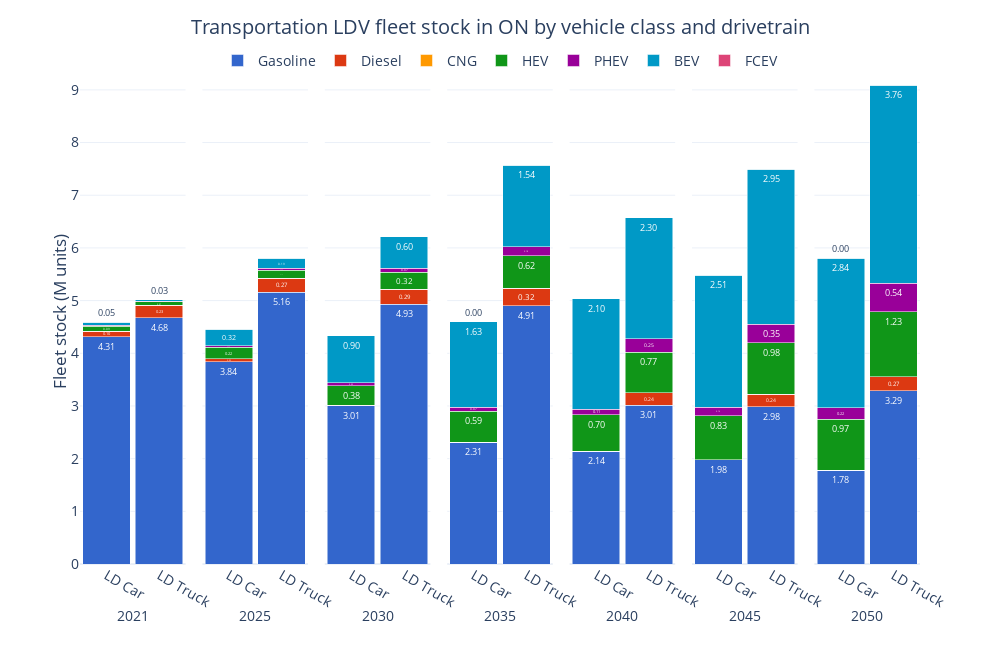

The code cell stored with this chart in its notebook:
### Code cell
ref_fig = ref_trncap[ref_trncap['Vehicle Class'].isin(['LD Car', 'LD Truck'])][['Period', 'Vehicle Class', 'Capacity (M units)', 'Carrier']].groupby(['Period', 'Vehicle Class', 'Carrier'], as_index=False).sum()

ref_fig['Carrier'] = pd.Categorical(ref_fig['Carrier'], categories=drivetrain_order, ordered=True)
ref_fig = ref_fig.sort_values(['Carrier', 'Period'])

fig = px.bar(ref_fig, 
             x='Vehicle Class', 
             y='Capacity (M units)', 
             color='Carrier', 
             barmode='stack', 
             facet_col='Period',
             facet_col_spacing=2E-2,
             template='plotly_white',
             color_discrete_sequence=px.colors.qualitative.G10[:7] + px.colors.qualitative.G10[8:],
             text_auto='.2f',
            #  text='Demand (PJ)_sum'
             width=1000, height=650,
             )

fig.update_layout(title=dict(
        text='Transportation LDV fleet stock in ON by vehicle class and drivetrain',
        x=0.5, 
        y=0.97,
        xanchor='center',
        yanchor='top'
    ),
    xaxis=dict(title='Period'),
    yaxis=dict(title='Fleet stock (M units)',
               dtick=1),
    yaxis_title_standoff=0,
    legend_title_text='',
    bargap=0.1,
    legend=dict(
        orientation='h',  
        yanchor='top',
        y=1.03,  
        xanchor='center',
        x=0.5),
    font=dict(
        # family="Open Sans",
        size=14)
    )

for annotation in fig.layout.annotations:
    annotation.text = annotation.text.split('=')[1]
    annotation.y = -0.08  
    annotation.yanchor = 'top' 

for axis in fig.layout:
    if axis.startswith('yaxis'):
        fig.layout[axis].dtick = 1

for axis in fig.layout:
    if axis.startswith('xaxis'):
        fig.layout[axis].title.text = ''

fig.for_each_trace(lambda trace: trace.update(textfont=dict(size=9)))

fig.show()

### Figure 1 — Plotly figure (JSON) as saved in the notebook; plotly's stock layout.template omitted (floating-point values rounded to 4 significant figures)
{"data": [{"alignmentgroup": "True", "hovertemplate": "Carrier=Gasoline<br>Period=2021<br>Vehicle Class=%{x}<br>Capacity (M units)=%{y}<extra></extra>", "legendgroup": "Gasoline", "marker": {"color": "#3366CC", "pattern": {"shape": ""}}, "name": "Gasoline", "offsetgroup": "Gasoline", "orientation": "v", "showlegend": true, "textfont": {"size": 9}, "textposition": "auto", "texttemplate": "%{y:.2f}", "type": "bar", "x": ["LD Car", "LD Truck"], "xaxis": "x", "y": [4.314, 4.677], "yaxis": "y"}, {"alignmentgroup": "True", "hovertemplate": "Carrier=Gasoline<br>Period=2025<br>Vehicle Class=%{x}<br>Capacity (M units)=%{y}<extra></extra>", "legendgroup": "Gasoline", "marker": {"color": "#3366CC", "pattern": {"shape": ""}}, "name": "Gasoline", "offsetgroup": "Gasoline", "orientation": "v", "showlegend": false, "textfont": {"size": 9}, "textposition": "auto", "texttemplate": "%{y:.2f}", "type": "bar", "x": ["LD Car", "LD Truck"], "xaxis": "x2", "y": [3.842, 5.157], "yaxis": "y2"}, {"alignmentgroup": "True", "hovertemplate": "Carrier=Gasoline<br>Period=2030<br>Vehicle Class=%{x}<br>Capacity (M units)=%{y}<extra></extra>", "legendgroup": "Gasoline", "marker": {"color": "#3366CC", "pattern": {"shape": ""}}, "name": "Gasoline", "offsetgroup": "Gasoline", "orientation": "v", "showlegend": false, "textfont": {"size": 9}, "textposition": "auto", "texttemplate": "%{y:.2f}", "type": "bar", "x": ["LD Car", "LD Truck"], "xaxis": "x3", "y": [3.007, 4.932], "yaxis": "y3"}, {"alignmentgroup": "True", "hovertemplate": "Carrier=Gasoline<br>Period=2035<br>Vehicle Class=%{x}<br>Capacity (M units)=%{y}<extra></extra>", "legendgroup": "Gasoline", "marker": {"color": "#3366CC", "pattern": {"shape": ""}}, "name": "Gasoline", "offsetgroup": "Gasoline", "orientation": "v", "showlegend": false, "textfont": {"size": 9}, "textposition": "auto", "texttemplate": "%{y:.2f}", "type": "bar", "x": ["LD Car", "LD Truck"], "xaxis": "x4", "y": [2.314, 4.907], "yaxis": "y4"}, {"alignmentgroup": "True", "hovertemplate": "Carrier=Gasoline<br>Period=2040<br>Vehicle Class=%{x}<br>Capacity (M units)=%{y}<extra></extra>", "legendgroup": "Gasoline", "marker": {"color": "#3366CC", "pattern": {"shape": ""}}, "name": "Gasoline", "offsetgroup": "Gasoline", "orientation": "v", "showlegend": false, "textfont": {"size": 9}, "textposition": "auto", "texttemplate": "%{y:.2f}", "type": "bar", "x": ["LD Car", "LD Truck"], "xaxis": "x5", "y": [2.14, 3.012], "yaxis": "y5"}, {"alignmentgroup": "True", "hovertemplate": "Carrier=Gasoline<br>Period=2045<br>Vehicle Class=%{x}<br>Capacity (M units)=%{y}<extra></extra>", "legendgroup": "Gasoline", "marker": {"color": "#3366CC", "pattern": {"shape": ""}}, "name": "Gasoline", "offsetgroup": "Gasoline", "orientation": "v", "showlegend": false, "textfont": {"size": 9}, "textposition": "auto", "texttemplate": "%{y:.2f}", "type": "bar", "x": ["LD Car", "LD Truck"], "xaxis": "x6", "y": [1.983, 2.984], "yaxis": "y6"}, {"alignmentgroup": "True", "hovertemplate": "Carrier=Gasoline<br>Period=2050<br>Vehicle Class=%{x}<br>Capacity (M units)=%{y}<extra></extra>", "legendgroup": "Gasoline", "marker": {"color": "#3366CC", "pattern": {"shape": ""}}, "name": "Gasoline", "offsetgroup": "Gasoline", "orientation": "v", "showlegend": false, "textfont": {"size": 9}, "textposition": "auto", "texttemplate": "%{y:.2f}", "type": "bar", "x": ["LD Car", "LD Truck"], "xaxis": "x7", "y": [1.784, 3.292], "yaxis": "y7"}, {"alignmentgroup": "True", "hovertemplate": "Carrier=Diesel<br>Period=2021<br>Vehicle Class=%{x}<br>Capacity (M units)=%{y}<extra></extra>", "legendgroup": "Diesel", "marker": {"color": "#DC3912", "pattern": {"shape": ""}}, "name": "Diesel", "offsetgroup": "Diesel", "orientation": "v", "showlegend": true, "textfont": {"size": 9}, "textposition": "auto", "texttemplate": "%{y:.2f}", "type": "bar", "x": ["LD Car", "LD Truck"], "xaxis": "x", "y": [0.104, 0.2329], "yaxis": "y"}, {"alignmentgroup": "True", "hovertemplate": "Carrier=Diesel<br>Period=2025<br>Vehicle Class=%{x}<br>Capacity (M units)=%{y}<extra></extra>", "legendgroup": "Diesel", "marker": {"color": "#DC3912", "pattern": {"shape": ""}}, "name": "Diesel", "offsetgroup": "Diesel", "orientation": "v", "showlegend": false, "textfont": {"size": 9}, "textposition": "auto", "texttemplate": "%{y:.2f}", "type": "bar", "x": ["LD Car", "LD Truck"], "xaxis": "x2", "y": [0.05093, 0.2692], "yaxis": "y2"}, {"alignmentgroup": "True", "hovertemplate": "Carrier=Diesel<br>Period=2030<br>Vehicle Class=%{x}<br>Capacity (M units)=%{y}<extra></extra>", "legendgroup": "Diesel", "marker": {"color": "#DC3912", "pattern": {"shape": ""}}, "name": "Diesel", "offsetgroup": "Diesel", "orientation": "v", "showlegend": false, "textfont": {"size": 9}, "textposition": "auto", "texttemplate": "%{y:.2f}", "type": "bar", "x": ["LD Car", "LD Truck"], "xaxis": "x3", "y": [0.00328, 0.2865], "yaxis": "y3"}, {"alignmentgroup": "True", "hovertemplate": "Carrier=Diesel<br>Period=2035<br>Vehicle Class=%{x}<br>Capacity (M units)=%{y}<extra></extra>", "legendgroup": "Diesel", "marker": {"color": "#DC3912", "pattern": {"shape": ""}}, "name": "Diesel", "offsetgroup": "Diesel", "orientation": "v", "showlegend": false, "textfont": {"size": 9}, "textposition": "auto", "texttemplate": "%{y:.2f}", "type": "bar", "x": ["LD Car", "LD Truck"], "xaxis": "x4", "y": [5.99e-06, 0.3236], "yaxis": "y4"}, {"alignmentgroup": "True", "hovertemplate": "Carrier=Diesel<br>Period=2040<br>Vehicle Class=%{x}<br>Capacity (M units)=%{y}<extra></extra>", "legendgroup": "Diesel", "marker": {"color": "#DC3912", "pattern": {"shape": ""}}, "name": "Diesel", "offsetgroup": "Diesel", "orientation": "v", "showlegend": false, "textfont": {"size": 9}, "textposition": "auto", "texttemplate": "%{y:.2f}", "type": "bar", "x": ["LD Car", "LD Truck"], "xaxis": "x5", "y": [5.62e-06, 0.2372], "yaxis": "y5"}, {"alignmentgroup": "True", "hovertemplate": "Carrier=Diesel<br>Period=2045<br>Vehicle Class=%{x}<br>Capacity (M units)=%{y}<extra></extra>", "legendgroup": "Diesel", "marker": {"color": "#DC3912", "pattern": {"shape": ""}}, "name": "Diesel", "offsetgroup": "Diesel", "orientation": "v", "showlegend": false, "textfont": {"size": 9}, "textposition": "auto", "texttemplate": "%{y:.2f}", "type": "bar", "x": ["LD Car", "LD Truck"], "xaxis": "x6", "y": [5.471e-06, 0.2388], "yaxis": "y6"}, {"alignmentgroup": "True", "hovertemplate": "Carrier=Diesel<br>Period=2050<br>Vehicle Class=%{x}<br>Capacity (M units)=%{y}<extra></extra>", "legendgroup": "Diesel", "marker": {"color": "#DC3912", "pattern": {"shape": ""}}, "name": "Diesel", "offsetgroup": "Diesel", "orientation": "v", "showlegend": false, "textfont": {"size": 9}, "textposition": "auto", "texttemplate": "%{y:.2f}", "type": "bar", "x": ["LD Car", "LD Truck"], "xaxis": "x7", "y": [5.242e-06, 0.2666], "yaxis": "y7"}, {"alignmentgroup": "True", "hovertemplate": "Carrier=CNG<br>Period=2021<br>Vehicle Class=%{x}<br>Capacity (M units)=%{y}<extra></extra>", "legendgroup": "CNG", "marker": {"color": "#FF9900", "pattern": {"shape": ""}}, "name": "CNG", "offsetgroup": "CNG", "orientation": "v", "showlegend": true, "textfont": {"size": 9}, "textposition": "auto", "texttemplate": "%{y:.2f}", "type": "bar", "x": ["LD Car", "LD Truck"], "xaxis": "x", "y": [0, 0], "yaxis": "y"}, {"alignmentgroup": "True", "hovertemplate": "Carrier=CNG<br>Period=2025<br>Vehicle Class=%{x}<br>Capacity (M units)=%{y}<extra></extra>", "legendgroup": "CNG", "marker": {"color": "#FF9900", "pattern": {"shape": ""}}, "name": "CNG", "offsetgroup": "CNG", "orientation": "v", "showlegend": false, "textfont": {"size": 9}, "textposition": "auto", "texttemplate": "%{y:.2f}", "type": "bar", "x": ["LD Car", "LD Truck"], "xaxis": "x2", "y": [1.952e-06, 5.815e-06], "yaxis": "y2"}, {"alignmentgroup": "True", "hovertemplate": "Carrier=CNG<br>Period=2030<br>Vehicle Class=%{x}<br>Capacity (M units)=%{y}<extra></extra>", "legendgroup": "CNG", "marker": {"color": "#FF9900", "pattern": {"shape": ""}}, "name": "CNG", "offsetgroup": "CNG", "orientation": "v", "showlegend": false, "textfont": {"size": 9}, "textposition": "auto", "texttemplate": "%{y:.2f}", "type": "bar", "x": ["LD Car", "LD Truck"], "xaxis": "x3", "y": [3.928e-06, 1.266e-05], "yaxis": "y3"}, {"alignmentgroup": "True", "hovertemplate": "Carrier=CNG<br>Period=2035<br>Vehicle Class=%{x}<br>Capacity (M units)=%{y}<extra></extra>", "legendgroup": "CNG", "marker": {"color": "#FF9900", "pattern": {"shape": ""}}, "name": "CNG", "offsetgroup": "CNG", "orientation": "v", "showlegend": false, "textfont": {"size": 9}, "textposition": "auto", "texttemplate": "%{y:.2f}", "type": "bar", "x": ["LD Car", "LD Truck"], "xaxis": "x4", "y": [6.05e-06, 2e-05], "yaxis": "y4"}, {"alignmentgroup": "True", "hovertemplate": "Carrier=CNG<br>Period=2040<br>Vehicle Class=%{x}<br>Capacity (M units)=%{y}<extra></extra>", "legendgroup": "CNG", "marker": {"color": "#FF9900", "pattern": {"shape": ""}}, "name": "CNG", "offsetgroup": "CNG", "orientation": "v", "showlegend": false, "textfont": {"size": 9}, "textposition": "auto", "texttemplate": "%{y:.2f}", "type": "bar", "x": ["LD Car", "LD Truck"], "xaxis": "x5", "y": [5.951e-06, 2.588e-05], "yaxis": "y5"}, {"alignmentgroup": "True", "hovertemplate": "Carrier=CNG<br>Period=2045<br>Vehicle Class=%{x}<br>Capacity (M units)=%{y}<extra></extra>", "legendgroup": "CNG", "marker": {"color": "#FF9900", "pattern": {"shape": ""}}, "name": "CNG", "offsetgroup": "CNG", "orientation": "v", "showlegend": false, "textfont": {"size": 9}, "textposition": "auto", "texttemplate": "%{y:.2f}", "type": "bar", "x": ["LD Car", "LD Truck"], "xaxis": "x6", "y": [5.838e-06, 2.639e-05], "yaxis": "y6"}, {"alignmentgroup": "True", "hovertemplate": "Carrier=CNG<br>Period=2050<br>Vehicle Class=%{x}<br>Capacity (M units)=%{y}<extra></extra>", "legendgroup": "CNG", "marker": {"color": "#FF9900", "pattern": {"shape": ""}}, "name": "CNG", "offsetgroup": "CNG", "orientation": "v", "showlegend": false, "textfont": {"size": 9}, "textposition": "auto", "texttemplate": "%{y:.2f}", "type": "bar", "x": ["LD Car", "LD Truck"], "xaxis": "x7", "y": [5.57e-06, 2.501e-05], "yaxis": "y7"}, {"alignmentgroup": "True", "hovertemplate": "Carrier=HEV<br>Period=2021<br>Vehicle Class=%{x}<br>Capacity (M units)=%{y}<extra></extra>", "legendgroup": "HEV", "marker": {"color": "#109618", "pattern": {"shape": ""}}, "name": "HEV", "offsetgroup": "HEV", "orientation": "v", "showlegend": true, "textfont": {"size": 9}, "textposition": "auto", "texttemplate": "%{y:.2f}", "type": "bar", "x": ["LD Car", "LD Truck"], "xaxis": "x", "y": [0.09438, 0.0656], "yaxis": "y"}, {"alignmentgroup": "True", "hovertemplate": "Carrier=HEV<br>Period=2025<br>Vehicle Class=%{x}<br>Capacity (M units)=%{y}<extra></extra>", "legendgroup": "HEV", "marker": {"color": "#109618", "pattern": {"shape": ""}}, "name": "HEV", "offsetgroup": "HEV", "orientation": "v", "showlegend": false, "textfont": {"size": 9}, "textposition": "auto", "texttemplate": "%{y:.2f}", "type": "bar", "x": ["LD Car", "LD Truck"], "xaxis": "x2", "y": [0.2178, 0.1509], "yaxis": "y2"}, {"alignmentgroup": "True", "hovertemplate": "Carrier=HEV<br>Period=2030<br>Vehicle Class=%{x}<br>Capacity (M units)=%{y}<extra></extra>", "legendgroup": "HEV", "marker": {"color": "#109618", "pattern": {"shape": ""}}, "name": "HEV", "offsetgroup": "HEV", "orientation": "v", "showlegend": false, "textfont": {"size": 9}, "textposition": "auto", "texttemplate": "%{y:.2f}", "type": "bar", "x": ["LD Car", "LD Truck"], "xaxis": "x3", "y": [0.3764, 0.3232], "yaxis": "y3"}, {"alignmentgroup": "True", "hovertemplate": "Carrier=HEV<br>Period=2035<br>Vehicle Class=%{x}<br>Capacity (M units)=%{y}<extra></extra>", "legendgroup": "HEV", "marker": {"color": "#109618", "pattern": {"shape": ""}}, "name": "HEV", "offsetgroup": "HEV", "orientation": "v", "showlegend": false, "textfont": {"size": 9}, "textposition": "auto", "texttemplate": "%{y:.2f}", "type": "bar", "x": ["LD Car", "LD Truck"], "xaxis": "x4", "y": [0.5882, 0.6203], "yaxis": "y4"}, {"alignmentgroup": "True", "hovertemplate": "Carrier=HEV<br>Period=2040<br>Vehicle Class=%{x}<br>Capacity (M units)=%{y}<extra></extra>", "legendgroup": "HEV", "marker": {"color": "#109618", "pattern": {"shape": ""}}, "name": "HEV", "offsetgroup": "HEV", "orientation": "v", "showlegend": false, "textfont": {"size": 9}, "textposition": "auto", "texttemplate": "%{y:.2f}", "type": "bar", "x": ["LD Car", "LD Truck"], "xaxis": "x5", "y": [0.6952, 0.7746], "yaxis": "y5"}, {"alignmentgroup": "True", "hovertemplate": "Carrier=HEV<br>Period=2045<br>Vehicle Class=%{x}<br>Capacity (M units)=%{y}<extra></extra>", "legendgroup": "HEV", "marker": {"color": "#109618", "pattern": {"shape": ""}}, "name": "HEV", "offsetgroup": "HEV", "orientation": "v", "showlegend": false, "textfont": {"size": 9}, "textposition": "auto", "texttemplate": "%{y:.2f}", "type": "bar", "x": ["LD Car", "LD Truck"], "xaxis": "x6", "y": [0.8345, 0.978], "yaxis": "y6"}, {"alignmentgroup": "True", "hovertemplate": "Carrier=HEV<br>Period=2050<br>Vehicle Class=%{x}<br>Capacity (M units)=%{y}<extra></extra>", "legendgroup": "HEV", "marker": {"color": "#109618", "pattern": {"shape": ""}}, "name": "HEV", "offsetgroup": "HEV", "orientation": "v", "showlegend": false, "textfont": {"size": 9}, "textposition": "auto", "texttemplate": "%{y:.2f}", "type": "bar", "x": ["LD Car", "LD Truck"], "xaxis": "x7", "y": [0.9682, 1.232], "yaxis": "y7"}, {"alignmentgroup": "True", "hovertemplate": "Carrier=PHEV<br>Period=2021<br>Vehicle Class=%{x}<br>Capacity (M units)=%{y}<extra></extra>", "legendgroup": "PHEV", "marker": {"color": "#990099", "pattern": {"shape": ""}}, "name": "PHEV", "offsetgroup": "PHEV", "orientation": "v", "showlegend": true, "textfont": {"size": 9}, "textposition": "auto", "texttemplate": "%{y:.2f}", "type": "bar", "x": ["LD Car", "LD Truck"], "xaxis": "x", "y": [0.0226, 0.01259], "yaxis": "y"}, {"alignmentgroup": "True", "hovertemplate": "Carrier=PHEV<br>Period=2025<br>Vehicle Class=%{x}<br>Capacity (M units)=%{y}<extra></extra>", "legendgroup": "PHEV", "marker": {"color": "#990099", "pattern": {"shape": ""}}, "name": "PHEV", "offsetgroup": "PHEV", "orientation": "v", "showlegend": false, "textfont": {"size": 9}, "textposition": "auto", "texttemplate": "%{y:.2f}", "type": "bar", "x": ["LD Car", "LD Truck"], "xaxis": "x2", "y": [0.03302, 0.03235], "yaxis": "y2"}, {"alignmentgroup": "True", "hovertemplate": "Carrier=PHEV<br>Period=2030<br>Vehicle Class=%{x}<br>Capacity (M units)=%{y}<extra></extra>", "legendgroup": "PHEV", "marker": {"color": "#990099", "pattern": {"shape": ""}}, "name": "PHEV", "offsetgroup": "PHEV", "orientation": "v", "showlegend": false, "textfont": {"size": 9}, "textposition": "auto", "texttemplate": "%{y:.2f}", "type": "bar", "x": ["LD Car", "LD Truck"], "xaxis": "x3", "y": [0.05199, 0.07018], "yaxis": "y3"}, {"alignmentgroup": "True", "hovertemplate": "Carrier=PHEV<br>Period=2035<br>Vehicle Class=%{x}<br>Capacity (M units)=%{y}<extra></extra>", "legendgroup": "PHEV", "marker": {"color": "#990099", "pattern": {"shape": ""}}, "name": "PHEV", "offsetgroup": "PHEV", "orientation": "v", "showlegend": false, "textfont": {"size": 9}, "textposition": "auto", "texttemplate": "%{y:.2f}", "type": "bar", "x": ["LD Car", "LD Truck"], "xaxis": "x4", "y": [0.07118, 0.1764], "yaxis": "y4"}, {"alignmentgroup": "True", "hovertemplate": "Carrier=PHEV<br>Period=2040<br>Vehicle Class=%{x}<br>Capacity (M units)=%{y}<extra></extra>", "legendgroup": "PHEV", "marker": {"color": "#990099", "pattern": {"shape": ""}}, "name": "PHEV", "offsetgroup": "PHEV", "orientation": "v", "showlegend": false, "textfont": {"size": 9}, "textposition": "auto", "texttemplate": "%{y:.2f}", "type": "bar", "x": ["LD Car", "LD Truck"], "xaxis": "x5", "y": [0.1064, 0.2544], "yaxis": "y5"}, {"alignmentgroup": "True", "hovertemplate": "Carrier=PHEV<br>Period=2045<br>Vehicle Class=%{x}<br>Capacity (M units)=%{y}<extra></extra>", "legendgroup": "PHEV", "marker": {"color": "#990099", "pattern": {"shape": ""}}, "name": "PHEV", "offsetgroup": "PHEV", "orientation": "v", "showlegend": false, "textfont": {"size": 9}, "textposition": "auto", "texttemplate": "%{y:.2f}", "type": "bar", "x": ["LD Car", "LD Truck"], "xaxis": "x6", "y": [0.1581, 0.3472], "yaxis": "y6"}, {"alignmentgroup": "True", "hovertemplate": "Carrier=PHEV<br>Period=2050<br>Vehicle Class=%{x}<br>Capacity (M units)=%{y}<extra></extra>", "legendgroup": "PHEV", "marker": {"color": "#990099", "pattern": {"shape": ""}}, "name": "PHEV", "offsetgroup": "PHEV", "orientation": "v", "showlegend": false, "textfont": {"size": 9}, "textposition": "auto", "texttemplate": "%{y:.2f}", "type": "bar", "x": ["LD Car", "LD Truck"], "xaxis": "x7", "y": [0.216, 0.5404], "yaxis": "y7"}, {"alignmentgroup": "True", "hovertemplate": "Carrier=BEV<br>Period=2021<br>Vehicle Class=%{x}<br>Capacity (M units)=%{y}<extra></extra>", "legendgroup": "BEV", "marker": {"color": "#0099C6", "pattern": {"shape": ""}}, "name": "BEV", "offsetgroup": "BEV", "orientation": "v", "showlegend": true, "textfont": {"size": 9}, "textposition": "auto", "texttemplate": "%{y:.2f}", "type": "bar", "x": ["LD Car", "LD Truck"], "xaxis": "x", "y": [0.05302, 0.02808], "yaxis": "y"}, {"alignmentgroup": "True", "hovertemplate": "Carrier=BEV<br>Period=2025<br>Vehicle Class=%{x}<br>Capacity (M units)=%{y}<extra></extra>", "legendgroup": "BEV", "marker": {"color": "#0099C6", "pattern": {"shape": ""}}, "name": "BEV", "offsetgroup": "BEV", "orientation": "v", "showlegend": false, "textfont": {"size": 9}, "textposition": "auto", "texttemplate": "%{y:.2f}", "type": "bar", "x": ["LD Car", "LD Truck"], "xaxis": "x2", "y": [0.3157, 0.1905], "yaxis": "y2"}, {"alignmentgroup": "True", "hovertemplate": "Carrier=BEV<br>Period=2030<br>Vehicle Class=%{x}<br>Capacity (M units)=%{y}<extra></extra>", "legendgroup": "BEV", "marker": {"color": "#0099C6", "pattern": {"shape": ""}}, "name": "BEV", "offsetgroup": "BEV", "orientation": "v", "showlegend": false, "textfont": {"size": 9}, "textposition": "auto", "texttemplate": "%{y:.2f}", "type": "bar", "x": ["LD Car", "LD Truck"], "xaxis": "x3", "y": [0.8956, 0.5969], "yaxis": "y3"}, {"alignmentgroup": "True", "hovertemplate": "Carrier=BEV<br>Period=2035<br>Vehicle Class=%{x}<br>Capacity (M units)=%{y}<extra></extra>", "legendgroup": "BEV", "marker": {"color": "#0099C6", "pattern": {"shape": ""}}, "name": "BEV", "offsetgroup": "BEV", "orientation": "v", "showlegend": false, "textfont": {"size": 9}, "textposition": "auto", "texttemplate": "%{y:.2f}", "type": "bar", "x": ["LD Car", "LD Truck"], "xaxis": "x4", "y": [1.627, 1.545], "yaxis": "y4"}, {"alignmentgroup": "True", "hovertemplate": "Carrier=BEV<br>Period=2040<br>Vehicle Class=%{x}<br>Capacity (M units)=%{y}<extra></extra>", "legendgroup": "BEV", "marker": {"color": "#0099C6", "pattern": {"shape": ""}}, "name": "BEV", "offsetgroup": "BEV", "orientation": "v", "showlegend": false, "textfont": {"size": 9}, "textposition": "auto", "texttemplate": "%{y:.2f}", "type": "bar", "x": ["LD Car", "LD Truck"], "xaxis": "x5", "y": [2.096, 2.298], "yaxis": "y5"}, {"alignmentgroup": "True", "hovertemplate": "Carrier=BEV<br>Period=2045<br>Vehicle Class=%{x}<br>Capacity (M units)=%{y}<extra></extra>", "legendgroup": "BEV", "marker": {"color": "#0099C6", "pattern": {"shape": ""}}, "name": "BEV", "offsetgroup": "BEV", "orientation": "v", "showlegend": false, "textfont": {"size": 9}, "textposition": "auto", "texttemplate": "%{y:.2f}", "type": "bar", "x": ["LD Car", "LD Truck"], "xaxis": "x6", "y": [2.507, 2.95], "yaxis": "y6"}, {"alignmentgroup": "True", "hovertemplate": "Carrier=BEV<br>Period=2050<br>Vehicle Class=%{x}<br>Capacity (M units)=%{y}<extra></extra>", "legendgroup": "BEV", "marker": {"color": "#0099C6", "pattern": {"shape": ""}}, "name": "BEV", "offsetgroup": "BEV", "orientation": "v", "showlegend": false, "textfont": {"size": 9}, "textposition": "auto", "texttemplate": "%{y:.2f}", "type": "bar", "x": ["LD Car", "LD Truck"], "xaxis": "x7", "y": [2.837, 3.757], "yaxis": "y7"}, {"alignmentgroup": "True", "hovertemplate": "Carrier=FCEV<br>Period=2021<br>Vehicle Class=%{x}<br>Capacity (M units)=%{y}<extra></extra>", "legendgroup": "FCEV", "marker": {"color": "#DD4477", "pattern": {"shape": ""}}, "name": "FCEV", "offsetgroup": "FCEV", "orientation": "v", "showlegend": true, "textfont": {"size": 9}, "textposition": "auto", "texttemplate": "%{y:.2f}", "type": "bar", "x": ["LD Car", "LD Truck"], "xaxis": "x", "y": [0, 0], "yaxis": "y"}, {"alignmentgroup": "True", "hovertemplate": "Carrier=FCEV<br>Period=2025<br>Vehicle Class=%{x}<br>Capacity (M units)=%{y}<extra></extra>", "legendgroup": "FCEV", "marker": {"color": "#DD4477", "pattern": {"shape": ""}}, "name": "FCEV", "offsetgroup": "FCEV", "orientation": "v", "showlegend": false, "textfont": {"size": 9}, "textposition": "auto", "texttemplate": "%{y:.2f}", "type": "bar", "x": ["LD Car", "LD Truck"], "xaxis": "x2", "y": [2.697e-06, 4.204e-06], "yaxis": "y2"}, {"alignmentgroup": "True", "hovertemplate": "Carrier=FCEV<br>Period=2030<br>Vehicle Class=%{x}<br>Capacity (M units)=%{y}<extra></extra>", "legendgroup": "FCEV", "marker": {"color": "#DD4477", "pattern": {"shape": ""}}, "name": "FCEV", "offsetgroup": "FCEV", "orientation": "v", "showlegend": false, "textfont": {"size": 9}, "textposition": "auto", "texttemplate": "%{y:.2f}", "type": "bar", "x": ["LD Car", "LD Truck"], "xaxis": "x3", "y": [7.235e-06, 9.967e-06], "yaxis": "y3"}, {"alignmentgroup": "True", "hovertemplate": "Carrier=FCEV<br>Period=2035<br>Vehicle Class=%{x}<br>Capacity (M units)=%{y}<extra></extra>", "legendgroup": "FCEV", "marker": {"color": "#DD4477", "pattern": {"shape": ""}}, "name": "FCEV", "offsetgroup": "FCEV", "orientation": "v", "showlegend": false, "textfont": {"size": 9}, "textposition": "auto", "texttemplate": "%{y:.2f}", "type": "bar", "x": ["LD Car", "LD Truck"], "xaxis": "x4", "y": [1.161e-05, 1.665e-05], "yaxis": "y4"}, {"alignmentgroup": "True", "hovertemplate": "Carrier=FCEV<br>Period=2040<br>Vehicle Class=%{x}<br>Capacity (M units)=%{y}<extra></extra>", "legendgroup": "FCEV", "marker": {"color": "#DD4477", "pattern": {"shape": ""}}, "name": "FCEV", "offsetgroup": "FCEV", "orientation": "v", "showlegend": false, "textfont": {"size": 9}, "textposition": "auto", "texttemplate": "%{y:.2f}", "type": "bar", "x": ["LD Car", "LD Truck"], "xaxis": "x5", "y": [1.198e-05, 2.197e-05], "yaxis": "y5"}, {"alignmentgroup": "True", "hovertemplate": "Carrier=FCEV<br>Period=2045<br>Vehicle Class=%{x}<br>Capacity (M units)=%{y}<extra></extra>", "legendgroup": "FCEV", "marker": {"color": "#DD4477", "pattern": {"shape": ""}}, "name": "FCEV", "offsetgroup": "FCEV", "orientation": "v", "showlegend": false, "textfont": {"size": 9}, "textposition": "auto", "texttemplate": "%{y:.2f}", "type": "bar", "x": ["LD Car", "LD Truck"], "xaxis": "x6", "y": [1.051e-05, 2.325e-05], "yaxis": "y6"}, {"alignmentgroup": "True", "hovertemplate": "Carrier=FCEV<br>Period=2050<br>Vehicle Class=%{x}<br>Capacity (M units)=%{y}<extra></extra>", "legendgroup": "FCEV", "marker": {"color": "#DD4477", "pattern": {"shape": ""}}, "name": "FCEV", "offsetgroup": "FCEV", "orientation": "v", "showlegend": false, "textfont": {"size": 9}, "textposition": "auto", "texttemplate": "%{y:.2f}", "type": "bar", "x": ["LD Car", "LD Truck"], "xaxis": "x7", "y": [1.011e-05, 2.49e-05], "yaxis": "y7"}], "layout": {"annotations": [{"font": {}, "showarrow": false, "text": "2021", "x": 0.06286, "xanchor": "center", "xref": "paper", "y": -0.08, "yanchor": "top", "yref": "paper"}, {"font": {}, "showarrow": false, "text": "2025", "x": 0.2086, "xanchor": "center", "xref": "paper", "y": -0.08, "yanchor": "top", "yref": "paper"}, {"font": {}, "showarrow": false, "text": "2030", "x": 0.3543, "xanchor": "center", "xref": "paper", "y": -0.08, "yanchor": "top", "yref": "paper"}, {"font": {}, "showarrow": false, "text": "2035", "x": 0.5, "xanchor": "center", "xref": "paper", "y": -0.08, "yanchor": "top", "yref": "paper"}, {"font": {}, "showarrow": false, "text": "2040", "x": 0.6457, "xanchor": "center", "xref": "paper", "y": -0.08, "yanchor": "top", "yref": "paper"}, {"font": {}, "showarrow": false, "text": "2045", "x": 0.7914, "xanchor": "center", "xref": "paper", "y": -0.08, "yanchor": "top", "yref": "paper"}, {"font": {}, "showarrow": false, "text": "2050", "x": 0.9371, "xanchor": "center", "xref": "paper", "y": -0.08, "yanchor": "top", "yref": "paper"}], "bargap": 0.1, "barmode": "stack", "font": {"size": 14}, "height": 650, "legend": {"orientation": "h", "title": {"text": ""}, "tracegroupgap": 0, "x": 0.5, "xanchor": "center", "y": 1.03, "yanchor": "top"}, "margin": {"t": 60}, "title": {"text": "Transportation LDV fleet stock in ON by vehicle class and drivetrain", "x": 0.5, "xanchor": "center", "y": 0.97, "yanchor": "top"}, "width": 1000, "xaxis": {"anchor": "y", "domain": [0, 0.1257], "title": {"text": ""}}, "xaxis2": {"anchor": "y2", "domain": [0.1457, 0.2714], "matches": "x", "title": {"text": ""}}, "xaxis3": {"anchor": "y3", "domain": [0.2914, 0.4171], "matches": "x", "title": {"text": ""}}, "xaxis4": {"anchor": "y4", "domain": [0.4371, 0.5629], "matches": "x", "title": {"text": ""}}, "xaxis5": {"anchor": "y5", "domain": [0.5829, 0.7086], "matches": "x", "title": {"text": ""}}, "xaxis6": {"anchor": "y6", "domain": [0.7286, 0.8543], "matches": "x", "title": {"text": ""}}, "xaxis7": {"anchor": "y7", "domain": [0.8743, 1.0], "matches": "x", "title": {"text": ""}}, "yaxis": {"anchor": "x", "domain": [0, 1], "dtick": 1, "title": {"standoff": 0, "text": "Fleet stock (M units)"}}, "yaxis2": {"anchor": "x2", "domain": [0, 1], "dtick": 1, "matches": "y", "showticklabels": false}, "yaxis3": {"anchor": "x3", "domain": [0, 1], "dtick": 1, "matches": "y", "showticklabels": false}, "yaxis4": {"anchor": "x4", "domain": [0, 1], "dtick": 1, "matches": "y", "showticklabels": false}, "yaxis5": {"anchor": "x5", "domain": [0, 1], "dtick": 1, "matches": "y", "showticklabels": false}, "yaxis6": {"anchor": "x6", "domain": [0, 1], "dtick": 1, "matches": "y", "showticklabels": false}, "yaxis7": {"anchor": "x7", "domain": [0, 1], "dtick": 1, "matches": "y", "showticklabels": false}}}
